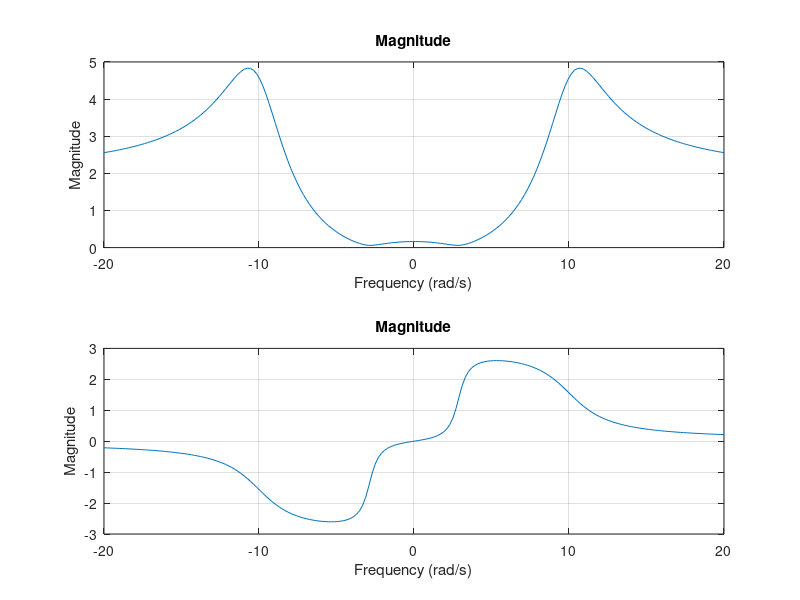
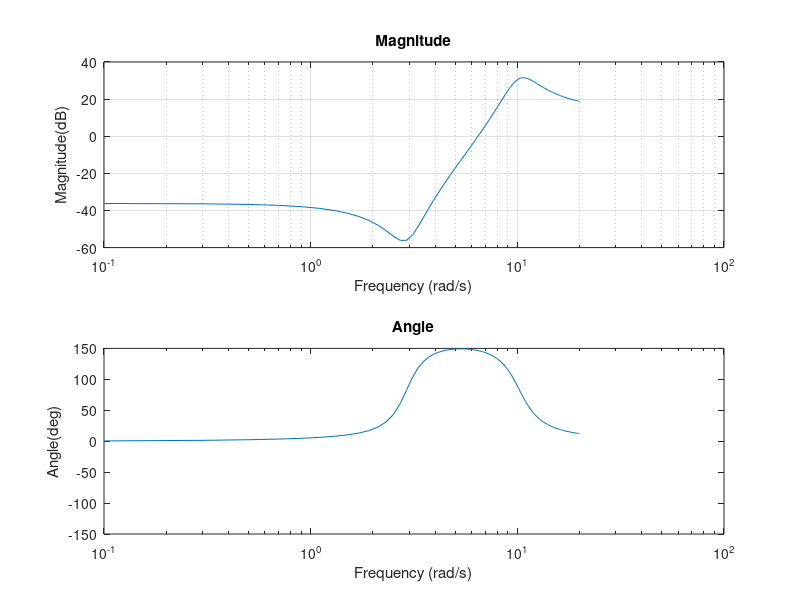

Source code (MATLAB) for these figures, in order:
b=[2 2 17]; % Numerator coefficients
a=[1 4 104]; % Demoninator coefficients
w=linspace(-20,20,200);

H = freqs(b,a,w);%frequency response of Laplace transform

figure;
%plot the maginutde
subplot(2,1,1);
plot(w,abs(H));
grid on
xlabel('Frequency (rad/s)');
ylabel('Magnitude');
title('Magnitude');

%plot the phase
subplot(2,1,2);
plot(w,angle(H));
grid on
xlabel('Frequency (rad/s)');
ylabel('Magnitude');
title('Magnitude');


figure;
%plot the magnitude  bode plot
subplot(2,1,1);
semilogx(w,20*log(abs(H)));
grid on
xlabel('Frequency (rad/s)');
ylabel('Magnitude(dB)');
title('Magnitude');


%plot the phase bode plot
subplot(2,1,2);
grid on
semilogx(w,angle(H)*180/pi);
xlabel('Frequency (rad/s)');
ylabel('Angle(deg)');
title('Angle');


